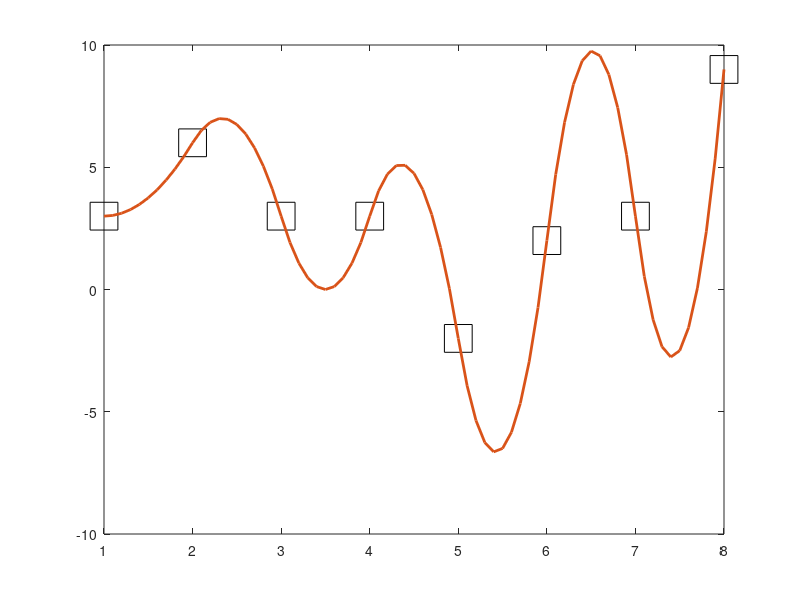

This chart was generated by the following MATLAB code:
clear all
n=7;
x=[1 2 3 4 5 6 7 8]';
y=[3 6 3 3 -2 2 3 9]';
A=zeros(2*n,2*n)';
B=zeros(1,2*n)';
for i=1:1:n
  A(i,i*2-1)=x(i+1)-x(i);
  A(i,i*2)=(x(i+1)-x(i))^2;
end
for i=1:1:(n-1)
  A(n+i,2*i-1)=1;
  A(n+i,2*i)=2*(x(i+1)-x(i));
  A(n+i,2*i+1)=-1;
end
A(2*n,1)=1;
#A(2*n,2*n-1)=1;
#A(2*n,2*n)=2*(x(n)-x(n-1));
for i=1:1:n
  B(i)=y(i+1)-y(i);
end
X=A^(-1)*B
for i=1:1:n
  a(i)=y(i);
  b(i)=X(2*i-1);
  c(i)=X(2*i)
end
k=0;
for i=1:1:n
  for x0=x(i):0.1:x(i+1)
    k=k+1;
    x2(k)=x0;
    y2(k)=a(i)+b(i)*(x0-x(i))+c(i)*(x0-x(i))^2;
  end
end

plot(x, y,'s','MarkerEdgeColor','k','MarkerSize',20, x2,y2,'-','LineWidth',2)
